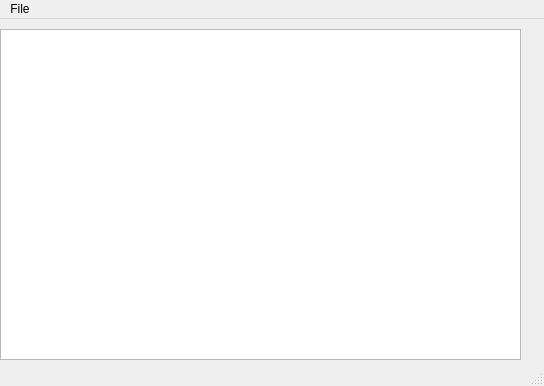
<?xml version="1.0" encoding="UTF-8"?>
<ui version="4.0">
 <class>MainWindow</class>
 <widget class="QMainWindow" name="MainWindow">
  <property name="geometry">
   <rect>
    <x>0</x>
    <y>0</y>
    <width>544</width>
    <height>386</height>
   </rect>
  </property>
  <property name="windowTitle">
   <string>MainWindow</string>
  </property>
  <widget class="QWidget" name="centralwidget">
   <widget class="QTextEdit" name="textEdit">
    <property name="geometry">
     <rect>
      <x>0</x>
      <y>10</y>
      <width>521</width>
      <height>331</height>
     </rect>
    </property>
   </widget>
  </widget>
  <widget class="QMenuBar" name="menubar">
   <property name="geometry">
    <rect>
     <x>0</x>
     <y>0</y>
     <width>544</width>
     <height>21</height>
    </rect>
   </property>
   <widget class="QMenu" name="menuFile">
    <property name="title">
     <string>File</string>
    </property>
    <addaction name="actionOpen"/>
    <addaction name="actionSave"/>
   </widget>
   <addaction name="menuFile"/>
  </widget>
  <widget class="QStatusBar" name="statusbar"/>
  <action name="actionOpen">
   <property name="text">
    <string>Open</string>
   </property>
   <property name="shortcut">
    <string>Ctrl+O</string>
   </property>
  </action>
  <action name="actionSave">
   <property name="text">
    <string>Save</string>
   </property>
   <property name="shortcut">
    <string>Ctrl+S</string>
   </property>
  </action>
 </widget>
 <resources/>
 <connections/>
</ui>
